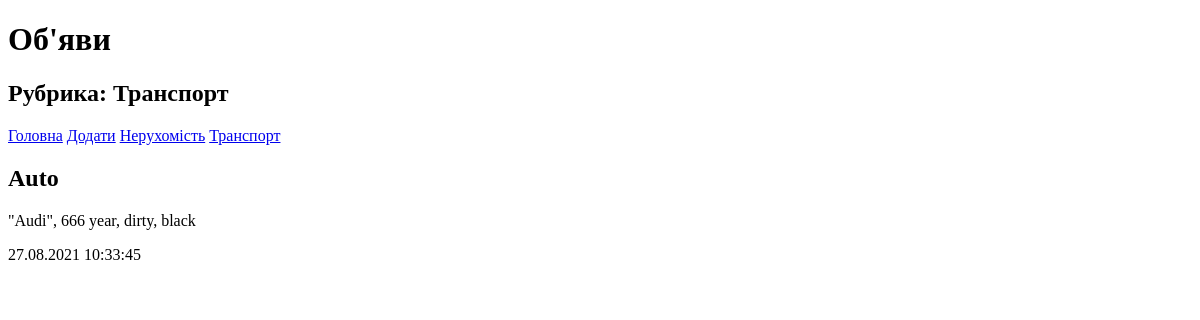
The page /bboard/3/ on the database as committed earlier.
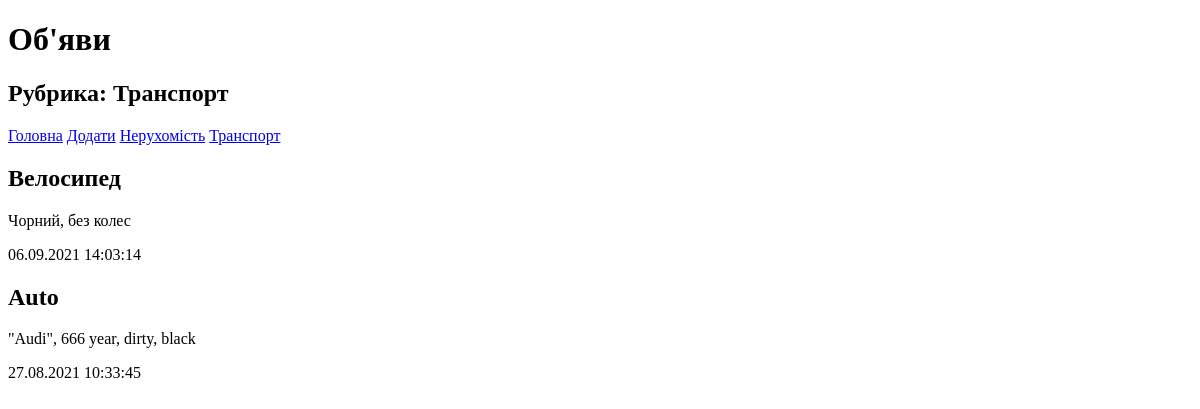
The same page on the database as committed later.
### bboard/models.py (models this page shows, shortened)
class Rubric(models.Model):
    name = models.CharField(max_length=20, db_index=True,
                            verbose_name='Назва')
    class Meta:
        verbose_name_plural = 'Рубрики'
        verbose_name = 'Рубрика'
        ordering = ['name']

class Bb(models.Model):
    title = models.CharField(max_length=50, verbose_name='Товар')
    content = models.TextField(null=True, blank=True,
                               verbose_name='Опис')
    price = models.FloatField(null=True, blank=True, verbose_name='Ціна')
    published = models.DateTimeField(auto_now_add=True, db_index=True,
                                     verbose_name='Опубліковано')
    rubric = models.ForeignKey('Rubric', null=True,
                               on_delete=models.PROTECT, verbose_name='Рубрика')
    class Meta:
        verbose_name_plural = 'Об\'яви'
        verbose_name = 'Об\'ява'
        ordering = ['-published']

### bboard/views.py (the view)
# urls.py: path('<int:rubric_id>/', by_rubric, name='by_rubric'),
def by_rubric(request, rubric_id):
    bbs = Bb.objects.filter(rubric=rubric_id)
    rubrics = Rubric.objects.all()
    current_rubric = Rubric.objects.get(pk=rubric_id)
    context = {'bbs': bbs, 'rubrics': rubrics,
               'current_rubric': current_rubric}
    return render(request, 'bboard/by_rubric.html', context)

### bboard/templates/bboard/by_rubric.html (shortened to what this page needs)
<!DOCTYPE html>
<html>
    <head>
    </head>
    <body>
        <h1>Об'яви</h1>
        <h2>Рубрика: {{ current_rubric.name }}</h2>
        <div>
            <a href="/bboard/">Головна</a>
            <a href="{% url 'add' %}">Додати</a>
            {% for rubric in rubrics %}
            <a href="/bboard/{{ rubric.pk }}/">{{ rubric.name }}</a>
            {% endfor %}
        </div>
        {% for bb in bbs %}
        <div>
            <h2>{{ bb.title }}</h2>
            <p>{{ bb.content }}</p>
            <p>{{ bb.published|date:"d.m.Y H:i:s" }}</p>
        </div>
        {% endfor %}
    </body>
</html>

Rows that differ between the two databases and show on the page:
added Bb: title "Велосипед", content "Чорний, без колес", published "06.09.2021 14:03:14"
